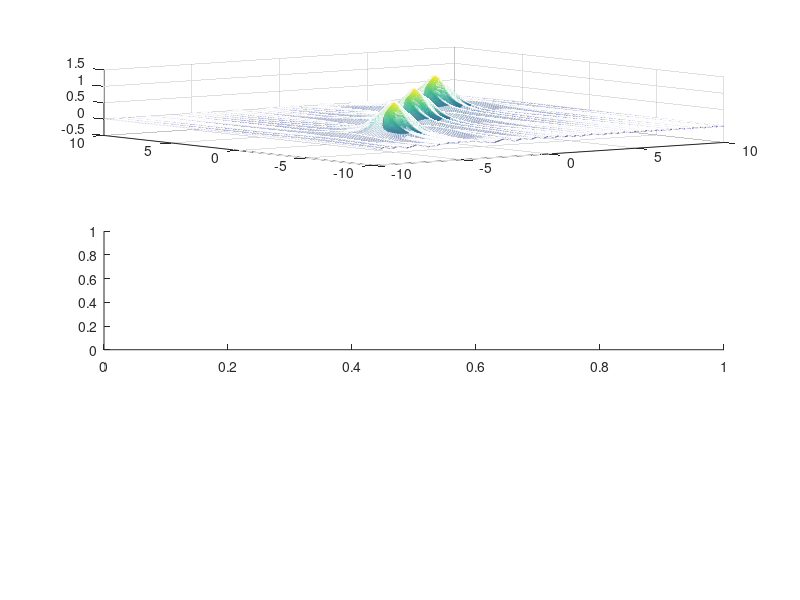

The MATLAB source for this figure: (Note: this script raises an error after producing the figure.)
xi = yi = -10.0
xf = yf = 10.0;
subplot(3,1,1);
nx = 1000;
ny = 1000;
a = 2;
b = 2;
c = 1;
n = 1;
mx = linspace(xi,xf,nx);
my = linspace(yi,yf,ny);
[xx,yy] = meshgrid(mx,my);
mz = cos(xx.^b)./(xx.^a+yy.^a+c).^n + cos((xx-5).^b)./((xx-5).^a+(yy-5).^a+c).^n+ cos((xx+5).^b)./((xx+5).^a+(yy+5).^a+c).^n;
mesh(mx,my,mz)

subplot(3,1,2);
S=load("fort.2000");
plot3(S(:,1), S(:,2),S(:,3))
%mz = cos((xx+yy).^b) ./ (xx.^a+yy.^a+c).^n;
%mesh(mx,my,mz)

subplot(3,1,3);
%colormap('default');
%mz = cos((xx+yy).^b) ./ (xx.^a+yy.^a+c).^n;
mz = cos((xx+yy).^b) ./ (xx.^a+yy.^a+c).^n;
mesh(mx,my,mz)

%subplot(3,1,3);
%S=load("fort.3000");
%plot3(S(:,1), S(:,2),S(:,3))
